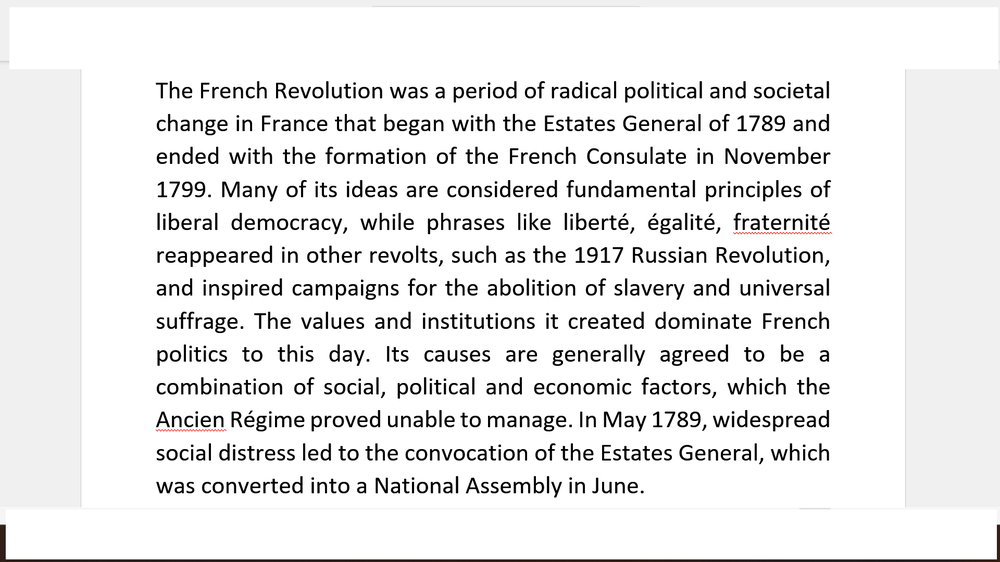
#> input picture data/french.png, 1000 x 562 px, shrunk from 1920 x 1080 before the run, found by its file name; its folder holds only this picture in this run
$ jupyter execute --allow-errors Week6.ipynb
#> lines starting #> are read from the running program, lines starting #| are printed output that depends on the picture; after the words box and inside, x2 and y2 are one past the last pixel; in counts of white or black regions, pixels touching at a corner belong together
[cell 1]
# for manipulating the PDF
# import fitz
# for OCR using PyTesseract
import re
import os
import cv2                              # pre-processing images
import math
import json
from collections import OrderedDict
import numpy as np
import pandas as pd
import pytesseract                      # extracting text from images
import warnings
import matplotlib.pyplot as plt         # displaying output images
from sklearn.linear_model import LogisticRegression
from numpy import mean
from numpy import std
from sklearn.ensemble import RandomForestClassifier
from sklearn.model_selection import train_test_split
from sklearn.model_selection import LeaveOneOut
from sklearn.model_selection import cross_val_score
from sklearn.svm import SVC
from sklearn.feature_extraction.text import TfidfVectorizer,CountVectorizer
import itertools
warnings.filterwarnings("ignore")
from PIL import Image
from sklearn.model_selection import GridSearchCV

[cell 2]
pytesseract.pytesseract.tesseract_cmd = r'C:\Program Files\Tesseract-OCR\tesseract.exe'

[cell 3]
os.chdir('C:\\Users\\alper\\OneDrive\\Desktop\\School\\5th Semester\\AIN311\\Project')
french_filepaths = []
moai_filepaths = []
worldcup_filepaths = []
#> (the rest of this cell did not finish here and is left out)

[cell 4]
french_experiments = []
for data_file in french_filepaths:
    df = pd.read_json(data_file, lines = True)
    df["values"]
    french_experiments.append(df)

[cell 5]
for text_type, filepaths in zip(["french","moai","worldcup"], [french_filepaths, moai_filepaths, worldcup_filepaths]):
    # Read data
    generic_datalist = []
    for data_file in filepaths:
        with open(data_file) as f:
            lines = f.readlines()

        dataDict = {}
        for i,line in enumerate(lines):
            lineDict = json.loads(line)
            dataDict[i] = lineDict
        generic_datalist.append(dataDict)

    # filter out non-fixation data
    generic_fixation_list = []
    for experiment_dict in generic_datalist:
        trackerDict = {}
        j = 0
        for i in range(len(experiment_dict)):
            if(experiment_dict[i]['category'] == 'tracker'):
                trackerDict[j] = experiment_dict[i]
                j += 1

        fixationDict = {}
        j = 0
        for i in range(len(trackerDict)):
            try:
                if(trackerDict[i]['values']['frame']['fix'] == True):
                    fixationDict[j] = trackerDict[i]
                    j += 1
            except:
                pass
        generic_fixation_list.append(fixationDict)

    # general overview
    print("\n",text_type,": ")
    for i,experiment in enumerate(generic_fixation_list):
        print(str(i) + ":"+ str(len(experiment)), end = ", ")

    # df creation for cond
    generic_list = []
    for experiment_dict in generic_fixation_list:
        experiment_df = pd.DataFrame( columns=list('xy'))
        for i in range(len(experiment_dict)):
            x = experiment_dict[i]['values']['frame']['raw']['x']
            y = experiment_dict[i]['values']['frame']['raw']['y']
            experiment_df = experiment_df.append({'x':x,'y':y}, ignore_index=True)
        generic_list.append(experiment_df)

    if (text_type == "french"):
        french_df = generic_list
    elif (text_type == "moai"):
        moai_df = generic_list
    elif (text_type == "worldcup"):
        worldcup_df = generic_list
#> further down, original_image is the input picture: shape (562, 1000, 3); mean B, G, R 234.2, 234.2, 234.4
#> `ret, threshold_image = cv2.threshold(gray_image, 0, 255, cv2.THRESH_OT..`:
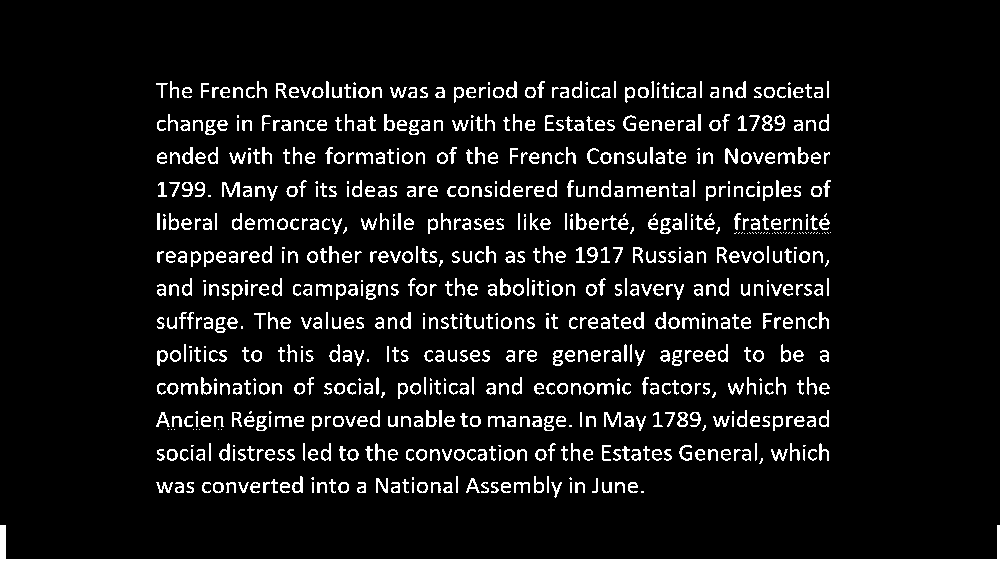
#> threshold_image: shape (562, 1000); 7.7% white in thin lines or dots, all inside (x1, y1, x2, y2) = (0, 81, 1000, 562)
#> `ret, threshold_image = cv2.threshold(gray_image, 0, 255, cv2.THRESH_OT..`: ret = 146
#> `dilated_image = cv2.dilate(threshold_image, rectangular_kernel, iterat..`:
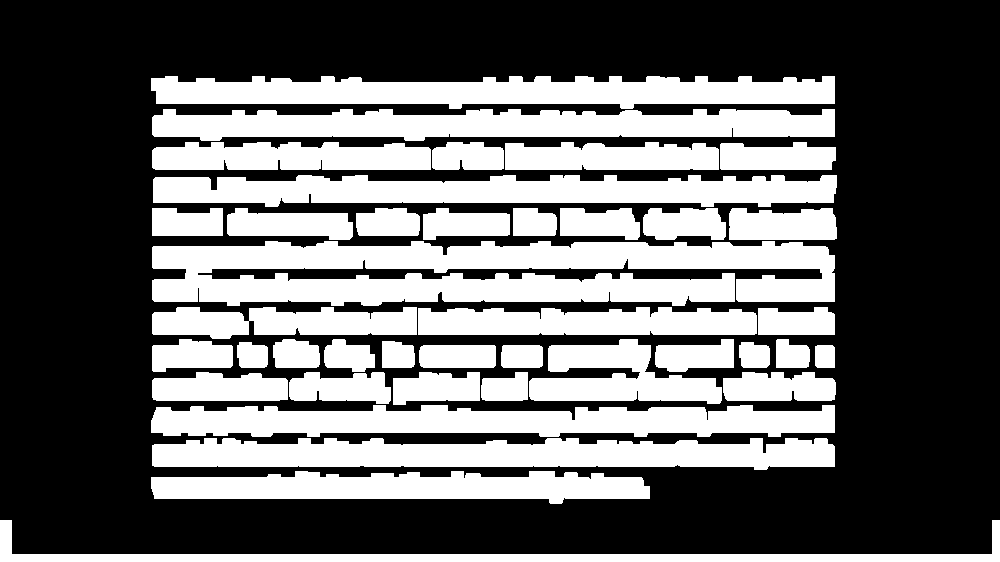
#> dilated_image: shape (562, 1000); 39.2% white; 40 white regions
#> `contours, hierarchy = cv2.findContours(dilated_image, cv2.RETR_TREE, c..`: contours = 40 contours; largest, box (x1, y1, x2, y2) and area: (152, 241, 835, 306) 32156, (152, 438, 835, 470) 16298, (151, 405, 835, 437) 15969, (152, 109, 835, 141) 15962, (151, 76, 835, 109) 15836
#> after the loop `for experiment_data in dataset:`: french_BoW_list = []

[cell 6]
french_BoW_list = []
moai_BoW_list = []
worldcup_BoW_list = []
#> (the rest of this cell did not finish here and is left out)

[cell 7]
from math import log
def calculate_tf_idf(bow):
    # Total number of documents in the collection
    N = len(bow)
    # Calculate the tf-idf values for each word
    tf_idf = {}
    for word, count in bow.items():
        # Calculate the term frequency (tf)
        tf = count / sum(bow.values())
      # Calculate the inverse document frequency (idf)
        # idf is defined as log(N / n), where N is the total number of documents
        # and n is the number of documents that contain the word
        n = sum(1 for doc in bow if word in doc)
        idf = log(N / n)
        # Calculate the tf-idf value
        tf_idf[word] = tf * idf
    return tf_idf

[cell 8]
# New td-idf lists for all 3 classes are created using convertToAllDict() function above
train_frenchNew = [] # French td-idf list
idx = 0
for bag_of_word in french_BoW_list:
    bag_of_word_tfidf = calculate_tf_idf(bag_of_word)
    x = convertToAllDict(french_BoW_list, bag_of_word_tfidf)
    x = sum(x)
    train_frenchNew.append([x,train_french[idx][1]] )
    idx += 1
#> this loop made 0 passes
#> after the loop, idx = 0; train_frenchNew = []

[cell 9]
train_worldcupNew = [] # Worldcup td-idf list
idx=0
for bag_of_word in worldcup_BoW_list:
    bag_of_word_tfidf=calculate_tf_idf(bag_of_word)
    x=convertToAllDict(worldcup_BoW_list,bag_of_word_tfidf)
    x=sum(x)
    train_worldcupNew.append( [x,train_worldcup[idx][1]] )
    idx+=1
#> after the loop, idx = 0; train_worldcupNew = []

[cell 10]
train_moaiNew = [] # Moai td-idf list
idx=0
for bag_of_word in moai_BoW_list:
    bag_of_word_tfidf=calculate_tf_idf(bag_of_word)
    x=convertToAllDict(moai_BoW_list,bag_of_word_tfidf)
    x=sum(x)
    train_moaiNew.append( [x,train_moai[idx][1]] )
    idx+=1
#> after the loop, idx = 0; train_moaiNew = []

[cell 11]
train_frenchNew = pd.DataFrame(train_frenchNew, columns =['X', 'y'])
#> train_frenchNew = table of 0 rows and 2 columns

[cell 12]
print(train_frenchNew["X"])
#| Series([], Name: X, dtype: object)

[cell 13]
train_worldcupNew = pd.DataFrame(train_worldcupNew, columns =['X', 'y'])
#> train_worldcupNew = table of 0 rows and 2 columns

[cell 14]
train_worldcupNew
#> Out = table of 0 rows and 2 columns

[cell 15]
train_moaiNew = pd.DataFrame(train_worldcupNew, columns =['X', 'y'])
#> train_moaiNew = table of 0 rows and 2 columns

[cell 16]
plt.scatter(y=train_frenchNew["X"], x=train_frenchNew["y"])
x=train_frenchNew["y"]
y=train_frenchNew["X"]
#> (the rest of this cell did not finish here and is left out)

[cell 17]
plt.scatter(y=train_worldcupNew["X"], x=train_worldcupNew["y"],c="green")
x=train_worldcupNew["y"]
y=train_worldcupNew["X"]
#> (the rest of this cell did not finish here and is left out)

[cell 18]
plt.scatter(y=train_moaiNew["X"], x=train_moaiNew["y"], c="red")
x=train_moaiNew["y"]
y=train_moaiNew["X"]
#> (the rest of this cell did not finish here and is left out)

[cell 19]
plt.scatter(y=train_frenchNew["X"], x=train_frenchNew["y"])
plt.scatter(y=train_worldcupNew["X"], x=train_worldcupNew["y"],c="green")
plt.scatter(y=train_moaiNew["X"], x=train_moaiNew["y"], c="red")
plt.xlabel('Apriori Rates')
plt.ylabel('Tf-Idf Score')
plt.title("All Data")
plt.show()
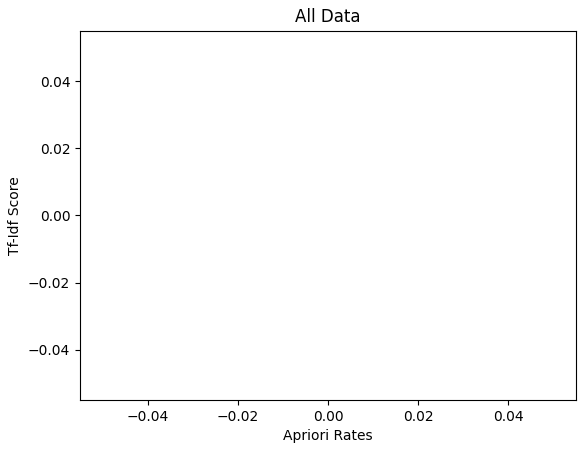
#> figure drawn by matplotlib, 1 panel
